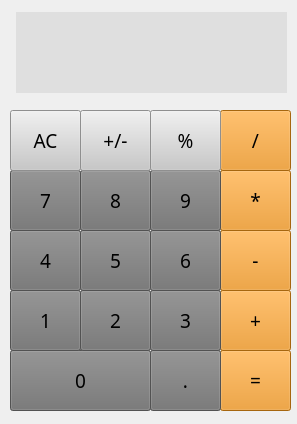
<?xml version="1.0" encoding="UTF-8"?>
<ui version="4.0">
 <class>Form</class>
 <widget class="QWidget" name="Form">
  <property name="geometry">
   <rect>
    <x>0</x>
    <y>0</y>
    <width>297</width>
    <height>424</height>
   </rect>
  </property>
  <property name="windowTitle">
   <string>Калькулятор</string>
  </property>
  <widget class="QPushButton" name="pushButton0">
   <property name="geometry">
    <rect>
     <x>10</x>
     <y>350</y>
     <width>141</width>
     <height>61</height>
    </rect>
   </property>
   <property name="font">
    <font>
     <family>Bahnschrift Condensed</family>
     <pointsize>14</pointsize>
     <weight>50</weight>
     <bold>false</bold>
    </font>
   </property>
   <property name="styleSheet">
    <string notr="true">QPushButton{
color: black;
background-color: rgb(115, 115, 115) ;



}


QPushButton:hover {
background: silver;
transition: 1s;
}</string>
   </property>
   <property name="text">
    <string>0</string>
   </property>
  </widget>
  <widget class="QPushButton" name="pushButton_equals">
   <property name="geometry">
    <rect>
     <x>220</x>
     <y>350</y>
     <width>71</width>
     <height>61</height>
    </rect>
   </property>
   <property name="font">
    <font>
     <family>Bahnschrift Condensed</family>
     <pointsize>14</pointsize>
     <weight>50</weight>
     <bold>false</bold>
    </font>
   </property>
   <property name="styleSheet">
    <string notr="true">QPushButton{
color: black;
background-color:  rgb(232, 143, 19);

}
QPushButton:hover {
background: rgb(231, 231, 231);
transition: 1s;
}</string>
   </property>
   <property name="text">
    <string>=</string>
   </property>
  </widget>
  <widget class="QPushButton" name="pushButton_point">
   <property name="geometry">
    <rect>
     <x>150</x>
     <y>350</y>
     <width>71</width>
     <height>61</height>
    </rect>
   </property>
   <property name="font">
    <font>
     <family>Bahnschrift Condensed</family>
     <pointsize>14</pointsize>
     <weight>50</weight>
     <bold>false</bold>
    </font>
   </property>
   <property name="focusPolicy">
    <enum>Qt::NoFocus</enum>
   </property>
   <property name="styleSheet">
    <string notr="true">QPushButton{
color: black;
background-color: rgb(115, 115, 115) ;



}


QPushButton:hover {
background: silver;
transition: 1s;
}</string>
   </property>
   <property name="text">
    <string>.</string>
   </property>
  </widget>
  <widget class="QPushButton" name="pushButton_plus">
   <property name="geometry">
    <rect>
     <x>220</x>
     <y>290</y>
     <width>71</width>
     <height>61</height>
    </rect>
   </property>
   <property name="font">
    <font>
     <family>Bahnschrift Condensed</family>
     <pointsize>14</pointsize>
     <weight>50</weight>
     <bold>false</bold>
    </font>
   </property>
   <property name="styleSheet">
    <string notr="true">QPushButton{
color: black;
background-color:  rgb(232, 143, 19);

}
QPushButton:hover {
background: rgb(231, 231, 231);
transition: 1s;
}</string>
   </property>
   <property name="text">
    <string>+</string>
   </property>
  </widget>
  <widget class="QPushButton" name="pushButton_minus">
   <property name="geometry">
    <rect>
     <x>220</x>
     <y>230</y>
     <width>71</width>
     <height>61</height>
    </rect>
   </property>
   <property name="font">
    <font>
     <family>Bahnschrift Condensed</family>
     <pointsize>14</pointsize>
     <weight>50</weight>
     <bold>false</bold>
    </font>
   </property>
   <property name="styleSheet">
    <string notr="true">QPushButton{
color: black;
background-color:  rgb(232, 143, 19);

}
QPushButton:hover {
background: rgb(231, 231, 231);
transition: 1s;
}</string>
   </property>
   <property name="text">
    <string>-</string>
   </property>
  </widget>
  <widget class="QPushButton" name="pushButton_multiply">
   <property name="geometry">
    <rect>
     <x>220</x>
     <y>170</y>
     <width>71</width>
     <height>61</height>
    </rect>
   </property>
   <property name="font">
    <font>
     <family>Bahnschrift Condensed</family>
     <pointsize>14</pointsize>
     <weight>50</weight>
     <bold>false</bold>
    </font>
   </property>
   <property name="styleSheet">
    <string notr="true">QPushButton{
color: black;
background-color:  rgb(232, 143, 19);

}
QPushButton:hover {
background: rgb(231, 231, 231);
transition: 1s;
}</string>
   </property>
   <property name="text">
    <string>*</string>
   </property>
  </widget>
  <widget class="QPushButton" name="pushButton_division">
   <property name="geometry">
    <rect>
     <x>220</x>
     <y>110</y>
     <width>71</width>
     <height>61</height>
    </rect>
   </property>
   <property name="font">
    <font>
     <family>Bahnschrift Condensed</family>
     <pointsize>14</pointsize>
     <weight>50</weight>
     <bold>false</bold>
    </font>
   </property>
   <property name="styleSheet">
    <string notr="true">QPushButton{
color: black;
background-color:  rgb(232, 143, 19);

}
QPushButton:hover {
background: rgb(231, 231, 231);
transition: 1s;
}</string>
   </property>
   <property name="text">
    <string>/</string>
   </property>
  </widget>
  <widget class="QPushButton" name="pushButton_3">
   <property name="geometry">
    <rect>
     <x>150</x>
     <y>290</y>
     <width>71</width>
     <height>61</height>
    </rect>
   </property>
   <property name="font">
    <font>
     <family>Bahnschrift Condensed</family>
     <pointsize>14</pointsize>
     <weight>50</weight>
     <bold>false</bold>
    </font>
   </property>
   <property name="styleSheet">
    <string notr="true">QPushButton{
color: black;
background-color: rgb(115, 115, 115) ;



}


QPushButton:hover {
background: silver;
transition: 1s;
}</string>
   </property>
   <property name="text">
    <string>3</string>
   </property>
  </widget>
  <widget class="QPushButton" name="pushButton_2">
   <property name="geometry">
    <rect>
     <x>80</x>
     <y>290</y>
     <width>71</width>
     <height>61</height>
    </rect>
   </property>
   <property name="font">
    <font>
     <family>Bahnschrift Condensed</family>
     <pointsize>14</pointsize>
     <weight>50</weight>
     <bold>false</bold>
    </font>
   </property>
   <property name="styleSheet">
    <string notr="true">QPushButton{
color: black;
background-color: rgb(115, 115, 115) ;



}


QPushButton:hover {
background: silver;
transition: 1s;
}</string>
   </property>
   <property name="text">
    <string>2</string>
   </property>
  </widget>
  <widget class="QPushButton" name="pushButton_1">
   <property name="geometry">
    <rect>
     <x>10</x>
     <y>290</y>
     <width>71</width>
     <height>61</height>
    </rect>
   </property>
   <property name="font">
    <font>
     <family>Bahnschrift Condensed</family>
     <pointsize>14</pointsize>
     <weight>50</weight>
     <bold>false</bold>
    </font>
   </property>
   <property name="styleSheet">
    <string notr="true">QPushButton{
color: black;
background-color: rgb(115, 115, 115) ;



}


QPushButton:hover {
background: silver;
transition: 1s;
}</string>
   </property>
   <property name="text">
    <string>1</string>
   </property>
  </widget>
  <widget class="QPushButton" name="pushButton_6">
   <property name="geometry">
    <rect>
     <x>150</x>
     <y>230</y>
     <width>71</width>
     <height>61</height>
    </rect>
   </property>
   <property name="font">
    <font>
     <family>Bahnschrift Condensed</family>
     <pointsize>14</pointsize>
     <weight>50</weight>
     <bold>false</bold>
    </font>
   </property>
   <property name="styleSheet">
    <string notr="true">QPushButton{
color: black;
background-color: rgb(115, 115, 115) ;



}


QPushButton:hover {
background: silver;
transition: 1s;
}</string>
   </property>
   <property name="text">
    <string>6</string>
   </property>
  </widget>
  <widget class="QPushButton" name="pushButton_5">
   <property name="geometry">
    <rect>
     <x>80</x>
     <y>230</y>
     <width>71</width>
     <height>61</height>
    </rect>
   </property>
   <property name="font">
    <font>
     <family>Bahnschrift Condensed</family>
     <pointsize>14</pointsize>
     <weight>50</weight>
     <bold>false</bold>
    </font>
   </property>
   <property name="styleSheet">
    <string notr="true">QPushButton{
color: black;
background-color: rgb(115, 115, 115) ;



}


QPushButton:hover {
background: silver;
transition: 1s;
}</string>
   </property>
   <property name="text">
    <string>5</string>
   </property>
  </widget>
  <widget class="QPushButton" name="pushButton_9">
   <property name="geometry">
    <rect>
     <x>150</x>
     <y>170</y>
     <width>71</width>
     <height>61</height>
    </rect>
   </property>
   <property name="font">
    <font>
     <family>Bahnschrift Condensed</family>
     <pointsize>14</pointsize>
     <weight>50</weight>
     <bold>false</bold>
    </font>
   </property>
   <property name="styleSheet">
    <string notr="true">QPushButton{
color: black;
background-color: rgb(115, 115, 115) ;

}
QPushButton:hover {
background: silver;
transition: 1s;
}</string>
   </property>
   <property name="text">
    <string>9</string>
   </property>
  </widget>
  <widget class="QPushButton" name="pushButton_8">
   <property name="geometry">
    <rect>
     <x>80</x>
     <y>170</y>
     <width>71</width>
     <height>61</height>
    </rect>
   </property>
   <property name="font">
    <font>
     <family>Bahnschrift Condensed</family>
     <pointsize>14</pointsize>
     <weight>50</weight>
     <bold>false</bold>
    </font>
   </property>
   <property name="styleSheet">
    <string notr="true">QPushButton{
color: black;
background-color: rgb(115, 115, 115) ;



}


QPushButton:hover {
background: silver;
transition: 1s;
}</string>
   </property>
   <property name="text">
    <string>8</string>
   </property>
  </widget>
  <widget class="QPushButton" name="pushButton_4">
   <property name="geometry">
    <rect>
     <x>10</x>
     <y>230</y>
     <width>71</width>
     <height>61</height>
    </rect>
   </property>
   <property name="font">
    <font>
     <family>Bahnschrift Condensed</family>
     <pointsize>14</pointsize>
     <weight>50</weight>
     <bold>false</bold>
    </font>
   </property>
   <property name="styleSheet">
    <string notr="true">QPushButton{
color: black;
background-color: rgb(115, 115, 115) ;



}


QPushButton:hover {
background: silver;
transition: 1s;
}</string>
   </property>
   <property name="text">
    <string>4</string>
   </property>
  </widget>
  <widget class="QPushButton" name="pushButton_7">
   <property name="geometry">
    <rect>
     <x>10</x>
     <y>170</y>
     <width>71</width>
     <height>61</height>
    </rect>
   </property>
   <property name="font">
    <font>
     <family>Bahnschrift Condensed</family>
     <pointsize>14</pointsize>
     <weight>50</weight>
     <bold>false</bold>
    </font>
   </property>
   <property name="styleSheet">
    <string notr="true">QPushButton{
color: black;
background-color: rgb(115, 115, 115) ;



}


QPushButton:hover {
background: silver;
transition: 1s;
}</string>
   </property>
   <property name="text">
    <string>7</string>
   </property>
  </widget>
  <widget class="QPushButton" name="pushButton_percent">
   <property name="geometry">
    <rect>
     <x>150</x>
     <y>110</y>
     <width>71</width>
     <height>61</height>
    </rect>
   </property>
   <property name="font">
    <font>
     <family>Bahnschrift Condensed</family>
     <pointsize>14</pointsize>
     <weight>50</weight>
     <bold>false</bold>
    </font>
   </property>
   <property name="styleSheet">
    <string notr="true">QPushButton{
color: black;
background-color:rgb(200,200,200);





}


QPushButton:hover {
background: silver;
transition: 1s;
}</string>
   </property>
   <property name="text">
    <string>%</string>
   </property>
  </widget>
  <widget class="QPushButton" name="pushButton_change">
   <property name="geometry">
    <rect>
     <x>80</x>
     <y>110</y>
     <width>71</width>
     <height>61</height>
    </rect>
   </property>
   <property name="font">
    <font>
     <family>Bahnschrift Condensed</family>
     <pointsize>14</pointsize>
     <weight>50</weight>
     <bold>false</bold>
    </font>
   </property>
   <property name="styleSheet">
    <string notr="true">QPushButton{
color: black;
background-color:rgb(200,200,200);





}


QPushButton:hover {
background: silver;
transition: 1s;
}</string>
   </property>
   <property name="text">
    <string>+/-</string>
   </property>
  </widget>
  <widget class="QPushButton" name="pushButton_delete">
   <property name="geometry">
    <rect>
     <x>10</x>
     <y>110</y>
     <width>71</width>
     <height>61</height>
    </rect>
   </property>
   <property name="font">
    <font>
     <family>Bahnschrift Condensed</family>
     <pointsize>14</pointsize>
     <weight>50</weight>
     <bold>false</bold>
    </font>
   </property>
   <property name="styleSheet">
    <string notr="true">QPushButton{
color: black;
background-color:rgb(200,200,200);





}


QPushButton:hover {
background: silver;
transition: 1s;
}</string>
   </property>
   <property name="text">
    <string>AC</string>
   </property>
  </widget>
  <widget class="QLabel" name="label">
   <property name="geometry">
    <rect>
     <x>16</x>
     <y>12</y>
     <width>271</width>
     <height>81</height>
    </rect>
   </property>
   <property name="font">
    <font>
     <family>Times New Roman</family>
     <pointsize>22</pointsize>
    </font>
   </property>
   <property name="styleSheet">
    <string notr="true">background-color: rgb(223, 223, 223);</string>
   </property>
   <property name="text">
    <string/>
   </property>
  </widget>
 </widget>
 <resources/>
 <connections/>
</ui>
